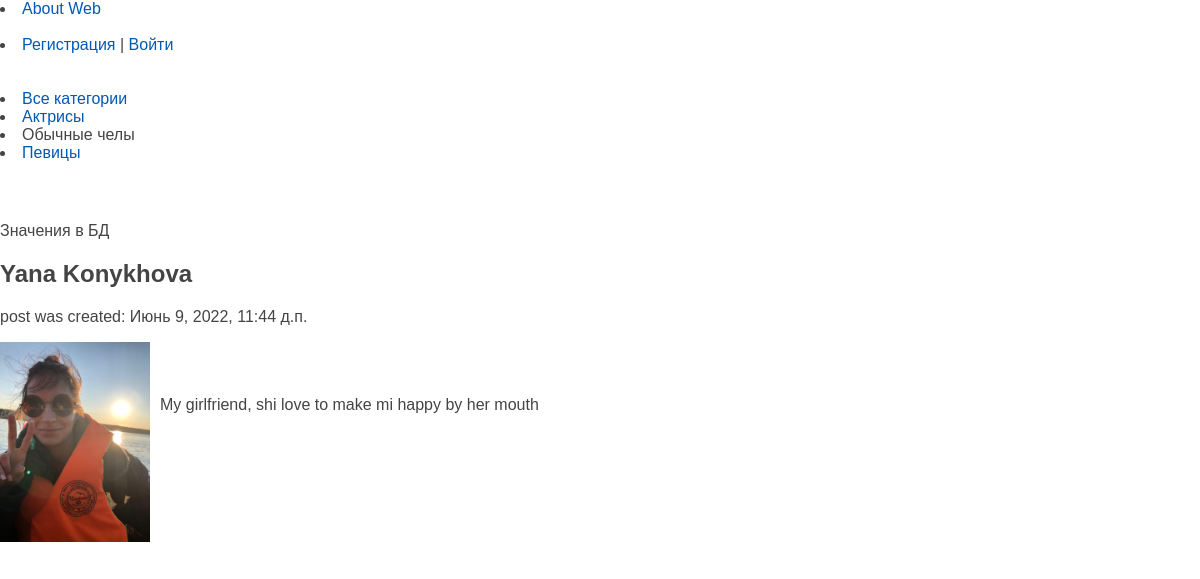
Screenshot of /post/yana-konykhova/ with the database file from the repository.
### my_app/models.py (models this page shows, shortened)
class Category(models.Model):
    name = models.CharField(max_length=100, db_index=True, verbose_name='Профессиональная деятельность')
    slug = models.SlugField(max_length=255, unique=True, db_index=True, verbose_name='URL')
    def get_absolute_url(self):
        return reverse('category', kwargs={'cat_slug': self.slug})
    class Meta:
        verbose_name = 'Категории'
        verbose_name_plural = 'Катя Горева'
        ordering = ['id']

class Women(models.Model):
    title = models.CharField(max_length=255, default=True, verbose_name='Заголовок')
    slug = models.SlugField(max_length=255, unique=True, db_index=True, verbose_name='URL')
    content = models.TextField(blank=True, verbose_name='Контент')
    photo = models.ImageField(upload_to='my_app/image', verbose_name='Фото')
    time_create = models.DateTimeField(auto_now_add=True, verbose_name='Дата создания')
    time_update = models.DateTimeField(auto_now=True, verbose_name='Дата изменения')
    is_published = models.BooleanField(default=True, verbose_name='Публикация')
    cat = models.ForeignKey('Category', on_delete=models.PROTECT, verbose_name='Категория')
    class Meta:
        verbose_name = 'Fomous women'
        verbose_name_plural = 'Fomous women'
        ordering = ['-time_create', 'title']

### my_app/views.py (the view)
# urls.py: path('post/<slug:post_slug>/', ShowPost.as_view(), name='post'),
class ShowPost(DataMixin, DetailView):
    model = Women
    template_name = 'my_app/post_details.html'
    slug_url_kwarg = 'post_slug'
    context_object_name = 'post'
    def get_context_data(self, **kwargs):
        context = super().get_context_data(**kwargs)
        title_title = context['post'].title
        cat_selected = context['post'].cat.slug
        c_def = self.get_user_context(title=title_title, cat_selected=cat_selected)
        return context | c_def

### my_app/utils.py (called while the page is built)
    def get_user_context(self, **kwargs):
        context = kwargs
        cats = cache.get('cats')
        if not cats:
            cats = Category.objects.annotate(total=Count('women')).filter(total__gt=0)
            cache.set('cats', cats, 60)
        user_menu = menu_base.copy()
        if not self.request.user.is_authenticated:
            user_menu.pop(1)
            user_menu.pop(-1)
        context['menu_bar'] = user_menu
        context['cats'] = cats
        if 'cat_selected' not in context:
            context['cat_selected'] = 0
        return context

### my_app/templates/my_app/post_details.html (shortened to what this page needs)
{% extends "my_app/base.html" %}
{% block content %}
    Значения в БД
<h2>{{post.title}}</h2>
post was created: {{post.time_create}}
{% if post.photo %}
<p><img class="img-article-left thumbs" width="150" height="170" src="{{post.photo.url}}"></p>
{% endif %}
    {{ post.content }}
{% endblock %}

### my_app/templates/my_app/base.html (shortened to what this page needs)
{% load static %}
<link type="text/css" href="{% static 'my_app/css/style.css' %}" rel="stylesheet" />
{% for menu in menu_bar %}
<li><a href="{% url menu.url_name %}">{{menu.title}}</a></li>
{% endfor %}
            {% if not user.is_authenticated %}
            <li class="last"><a href="{% url 'register' %}">Регистрация</a> | <a href="{% url 'login' %}">Войти</a></li>
            {% else %}
            <li class="last">{{user.username}} | <a href="{% url 'logout' %}">Выйти</a></li>
			    <div class="clear"></div>
            {% endif %}
{% if cat_selected == 0 %}
                   <li class="selected">Все категории</li>
{% else %}
                   <li><a href="{% url 'home' %}">Все категории</a></li>
{% endif %}
{% for c in cats %}
         {% if c.slug == cat_selected %}
                   <li class="selected">{{c.name}}</li>
         {% else %}
                   <li><a href="{{ c.get_absolute_url }}">{{c.name}}</a></li>
         {% endif %}
{% endfor %}
{% block content %}
{% endblock %}

### my_app/static/my_app/css/style.css (style rules this page uses)
a { color: #0059b2; text-decoration: none; }
img { max-width: 600px; height: auto; }
img.img-article-left { max-width: 300px; height: auto; float: left; padding: 0 10px 10px 0; }

### rows the page displays
Category: name "Актрисы"
Category: name "Обычные челы"
Category: name "Певицы"
Women: title "Yana Konykhova", time_create "Июнь 9, 2022, 11:44 д.п.", photo (picture), content "My girlfriend, shi love to make mi happy by her mouth"

### other values shown
{{ menu.title }} "About Web"
